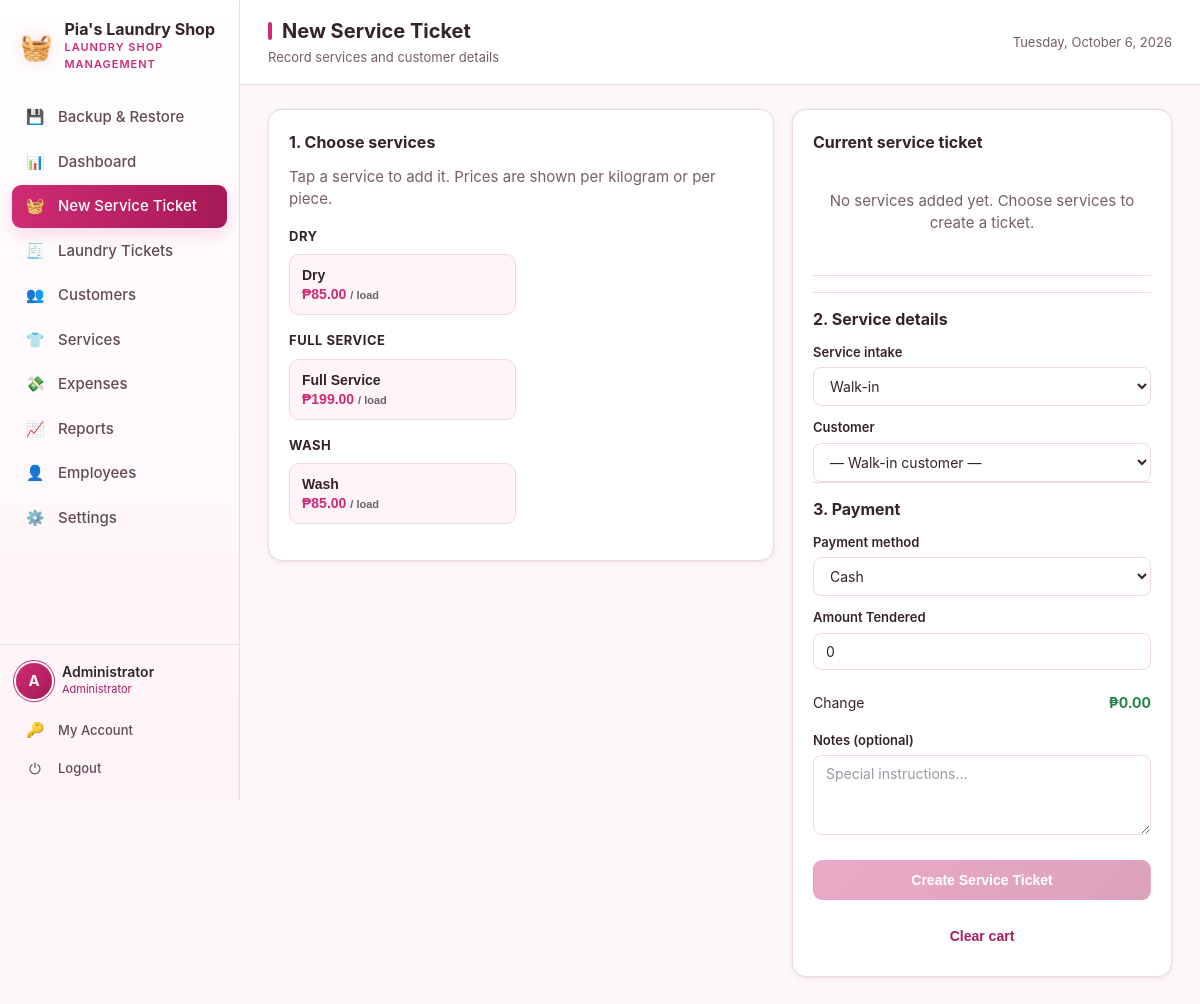
The app's page /pos.php (signed in) with its own data.
### tables this page shows
CREATE TABLE users (
  id          INT UNSIGNED NOT NULL AUTO_INCREMENT,
  full_name   VARCHAR(100) NOT NULL,
  username    VARCHAR(50)  NOT NULL,
  password    VARCHAR(255) NOT NULL,
  email       VARCHAR(120) DEFAULT NULL,
  phone       VARCHAR(30)  DEFAULT NULL,
  role        ENUM('admin','staff') NOT NULL DEFAULT 'staff',
  is_active   TINYINT(1)   NOT NULL DEFAULT 1,
  created_at  DATETIME     NOT NULL DEFAULT CURRENT_TIMESTAMP,
  PRIMARY KEY (id),
  UNIQUE KEY uq_users_username (username)
);

CREATE TABLE services (
  id          INT UNSIGNED NOT NULL AUTO_INCREMENT,
  name        VARCHAR(120) NOT NULL,
  category    VARCHAR(60)  NOT NULL DEFAULT 'Wash & Fold',
  unit        ENUM('kg','piece','load') NOT NULL DEFAULT 'kg',
  price       DECIMAL(10,2) NOT NULL DEFAULT 0.00,
  description VARCHAR(255) DEFAULT NULL,
  is_active   TINYINT(1)   NOT NULL DEFAULT 1,
  created_at  DATETIME     NOT NULL DEFAULT CURRENT_TIMESTAMP,
  PRIMARY KEY (id)
);

### includes/functions.php (called while the page is built, shortened)
<?php
function e($value): string
{
    return htmlspecialchars((string) $value, ENT_QUOTES, 'UTF-8');
}
function money($amount): string
{
    return '₱' . number_format((float) $amount, 2);
}
function get_setting(string $key, string $default = ''): string
{
    static $cache = null;
    if ($cache === null) {
        $cache = [];
        foreach (db()->query("SELECT `key`, `value` FROM settings") as $row) {
            $cache[$row['key']] = (string) $row['value'];
        }
    }
    return $cache[$key] ?? $default;
}
function asset_prefix(): string
{
    static $prefix = null;
    if ($prefix !== null) {
        return $prefix;
    }
    $appRoot   = realpath(__DIR__ . '/..');
    $scriptDir = realpath(dirname($_SERVER['SCRIPT_FILENAME'] ?? __FILE__));
    $prefix = '';
    if ($appRoot && $scriptDir && strpos($scriptDir, $appRoot) === 0) {
        $rel = trim(str_replace('\\', '/', substr($scriptDir, strlen($appRoot))), '/');
    }
    return $prefix;
}
function asset(string $path): string
{
    return asset_prefix() . ltrim($path, '/');
}

### config/database.php (called while the page is built, shortened)
<?php
function db(): PDO
{
    static $pdo = null;
    if ($pdo === null) {
        try {
            $dsn = 'mysql:host=' . DB_HOST . ';dbname=' . DB_NAME . ';charset=' . DB_CHARSET;
            $pdo = new PDO($dsn, DB_USER, DB_PASS, [
                PDO::ATTR_ERRMODE            => PDO::ERRMODE_EXCEPTION,
                PDO::ATTR_DEFAULT_FETCH_MODE => PDO::FETCH_ASSOC,
                PDO::ATTR_EMULATE_PREPARES   => false,
            ]);
        } catch (PDOException $e) {
            http_response_code(500);
            exit('<h2>Database connection failed</h2>'
                . '<p>Could not connect to MySQL. Please check that:</p>'
                . '<ul>'
                . '<li>The MySQL service is <strong>running</strong> - start it from the XAMPP Control Panel, or click Start All in Laragon.</li>'
                . '<li>The database <code>' . htmlspecialchars(DB_NAME) . '</code> exists (import <code>database/laundry_pos.sql</code>).</li>'
                . '<li>Credentials in <code>config/database.php</code> match your setup.</li>'
                . '</ul>'
                . '<p style="color:#888"><small>' . htmlspecialchars($e->getMessage()) . '</small></p>');
        }
    }
    return $pdo;
}

### includes/auth.php (called while the page is built, shortened)
<?php
require_once __DIR__ . '/../config/database.php';
require_once __DIR__ . '/functions.php';
function current_user(): ?array
{
    static $user = null;
    if ($user === null) {
        $stmt = db()->prepare("SELECT * FROM users WHERE id = ?");
        $stmt->execute([$_SESSION['user_id']]);
        $user = $stmt->fetch() ?: null;
    }
    return $user;
}
function require_login(): void
{
    if (!current_user()) {
        redirect('index.php');
    }
}

### pos.php (the view, shortened to what this page needs)
<?php
require_once __DIR__ . '/includes/auth.php';
require_login();
$pdo = db();
$services = $pdo->query("SELECT * FROM services WHERE is_active = 1 ORDER BY category, name")->fetchAll();
$groups = [];
foreach ($services as $s) {
    $groups[$s['category']][] = $s;
}
$pageTitle = 'New Service Ticket';
$pageSubtitle = 'Record services and customer details';
include __DIR__ . '/includes/header.php';
?>
<div class="pos-grid">
  <div class="card">
    <h2 class="mb-0">1. Choose services</h2>
    <p class="muted mt-0 mb-16">Tap a service to add it. Prices are shown per kilogram or per piece.</p>
    <?php foreach ($groups as $cat => $svcList): ?>
    <div class="service-group">
      <h3><?= e($cat) ?></h3>
      <div class="service-list">
        <?php foreach ($svcList as $s): ?>
        <button class="service-btn" type="button"
                data-id="<?= (int)$s['id'] ?>"
                data-name="<?= e($s['name']) ?>"
                data-unit="<?= e($s['unit']) ?>"
                data-price="<?= e($s['price']) ?>">
          <span class="s-name"><?= e($s['name']) ?></span>
          <span class="s-price"><?= money($s['price']) ?> <span class="s-unit">/ <?= e($s['unit']) ?></span></span>
        </button>
        <?php endforeach; ?>
      </div>
    </div>
    <?php endforeach; ?>
  </div>
  <div class="card">
    <h2 class="mb-16">Current service ticket</h2>
    <div id="cartList">
      <div class="cart-empty">No services added yet. Choose services to create a ticket.</div>
    </div>
    <hr style="border:none;border-top:1px solid var(--line);margin:16px 0;">
    <form id="checkoutForm" autocomplete="off">
      <h3 class="pos-step-title">2. Service details</h3>
      <label for="orderType">Service intake</label>
      <select id="orderType" name="order_type">
        <option value="walk_in">Walk-in</option>
      </select>
      <label for="customerSelect">Customer</label>
      <select id="customerSelect" name="customer_id">
        <option value="">— Walk-in customer —</option>
      </select>
      <h3 class="pos-step-title">3. Payment</h3>
      <label for="paymentMethod">Payment method</label>
      <select id="paymentMethod" name="payment_method">
        <option value="cash">Cash</option>
      </select>
      <div id="tenderedWrap">
        <label for="amountTendered">Amount Tendered</label>
        <input type="number" id="amountTendered" min="0" step="0.01" value="0">
        <div class="summary-row mt-16">
          <span>Change</span>
          <span class="change-amount" id="changeDue">₱0.00</span>
        </div>
      </div>
      <label for="notes">Notes (optional)</label>
      <textarea id="notes" name="notes" rows="2" placeholder="Special instructions…"></textarea>
      <div class="form-actions">
      <button type="submit" class="btn btn-primary btn-block" id="completeBtn" disabled>Create Service Ticket</button>
      </div>
      <button type="button" class="btn btn-ghost btn-block mt-16" id="clearCart">Clear cart</button>
    </form>
  </div>
</div>
<?php include __DIR__ . '/includes/footer.php'; ?>

### includes/header.php (shortened to what this page needs)
<?php
$user     = current_user();
$shopName = get_setting('shop_name', "Pia's Laundry Shop");
$active   = basename($_SERVER['PHP_SELF'] ?? '');
$prefix   = asset_prefix();
$nav = [
    ['Backup & Restore', 'backup.php', '💾', true],
    ['Dashboard',    'dashboard.php',  '📊', false],
    ['New Service Ticket','pos.php',        '🧺', false],
    ['Laundry Tickets',   'orders.php',     '🧾', false],
    ['Customers',    'customers.php',  '👥', false],
    ['Services',     'services.php',   '👕', false],
    ['Expenses',     'expenses.php',   '💸', true],
    ['Reports',      'reports.php',    '📈', true],
    ['Employees',    'employees.php',  '👤', true],
    ['Settings',     'settings.php',   '⚙️', true],
];
?>
<!DOCTYPE html>
<html lang="en">
<head>
<link rel="stylesheet" href="<?= e(asset('assets/css/style.css')) ?>?v=5">
</head>
<body>
<div class="app">
  <aside class="sidebar" id="sidebar">
    <div class="brand">
      <span class="brand-icon">🧺</span>
      <div class="brand-text">
        <div class="brand-name"><?= e($shopName) ?></div>
        <div class="brand-sub">Laundry Shop Management</div>
      </div>
    </div>
    <nav class="nav">
      <?php foreach ($nav as $item):
          [$label, $href, $icon, $adminOnly] = $item;
          $isActive = ($active === $href || $active === basename($href)) ? ' active' : '';
      ?>
      <a class="nav-link<?= $isActive ?>" href="<?= e($prefix . $href) ?>">
        <span class="nav-icon"><?= $icon ?></span>
        <span><?= e($label) ?></span>
      </a>
      <?php endforeach; ?>
    </nav>
    <div class="sidebar-footer">
      <div class="user-chip">
        <div class="avatar"><?= e(strtoupper(substr($user['full_name'], 0, 1))) ?></div>
        <div class="user-meta">
          <div class="user-name"><?= e($user['full_name']) ?></div>
          <div class="user-role"><?= $user['role'] === 'admin' ? 'Administrator' : 'Cashier / Staff' ?></div>
        </div>
      </div>
      <a class="nav-link small" href="<?= e($prefix) ?>profile.php"><span class="nav-icon">🔑</span><span>My Account</span></a>
      <a class="nav-link small" href="<?= e($prefix) ?>logout.php"><span class="nav-icon">⏻</span><span>Logout</span></a>
    </div>
  </aside>
  <div class="main">
    <header class="topbar">
      <div class="topbar-title">
        <h1><?= isset($pageTitle) ? e($pageTitle) : 'Dashboard' ?></h1>
        <?php if (isset($pageSubtitle)): ?><p><?= e($pageSubtitle) ?></p><?php endif; ?>
      </div>
      <div class="topbar-right">
        <span class="today"><?= e(date('l, F j, Y')) ?></span>
      </div>
    </header>
    <main class="content">

### records on screen
users: full_name "A", full_name "Administrator"
services: name "Dry", price "₱85.00", unit "load"
services: name "Full Service", price "₱199.00", unit "load"
services: name "Wash", price "₱85.00", unit "load"

### other values on screen
$shopName "Pia's Laundry Shop"
$icon "💾"
$label "Backup & Restore"
$icon "📊"
$label "Dashboard"
$icon "🧺"
$label "New Service Ticket"
$icon "🧾"
$label "Laundry Tickets"
$icon "👥"
$label "Customers"
$icon "👕"
$label "Services"
$icon "💸"
$label "Expenses"
